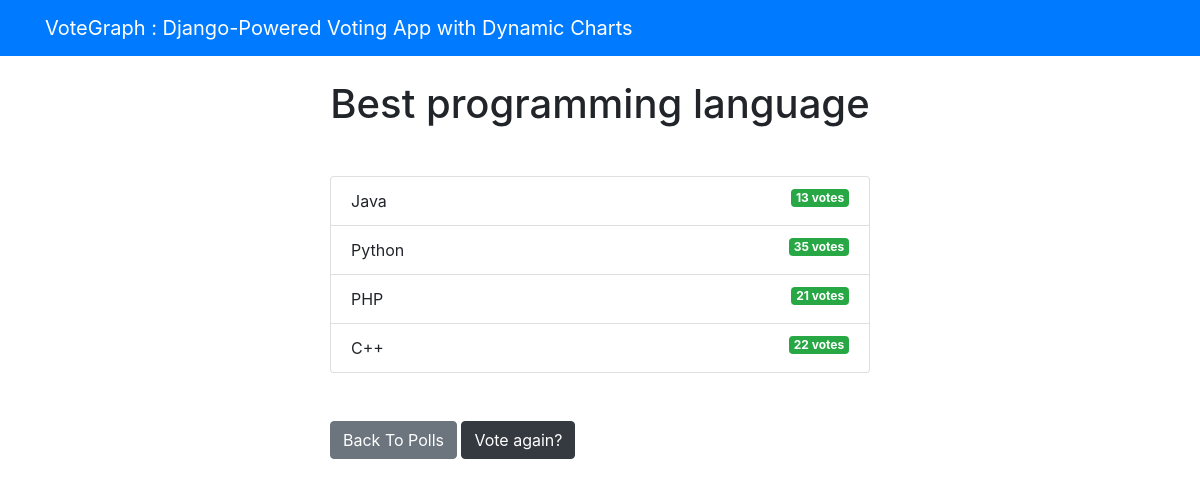
The app's page /polls/2/results/ with its own data.
### polls/models.py (models this page shows, shortened)
class Question(models.Model):
    question_text = models.CharField(max_length=200)
    pub_date = models.DateTimeField('date published')

class Choice(models.Model):
    question = models.ForeignKey(Question, on_delete=models.CASCADE)
    choice_text = models.CharField(max_length=200)
    votes = models.IntegerField(default=0)

### polls/views.py (the view)
# urls.py: path('<int:question_id>/results/', views.results, name='results'),
def results(request, question_id):
  question = get_object_or_404(Question, pk=question_id)
  return render(request, 'polls/results.html', { 'question': question })

### templates/polls/results.html (shortened to what this page needs)
{% extends 'base.html' %}
{% block content %}
<h1 class="mb-5 text-center">{{ question.question_text }}</h1>
<ul class="list-group mb-5">
	{% for choice in question.choice_set.all %}
	<li class="list-group-item">
		{{ choice.choice_text }}  <span class="badge badge-success float-right">{{ choice.votes }} vote{{ choice.votes | pluralize }}</span>
	</li>
	{% endfor %}
</ul>
<a class="btn btn-secondary" href="{% url 'polls:index' %}">Back To Polls</a>
<a class="btn btn-dark" href="{% url 'polls:detail' question.id %}">Vote again?</a>
{% endblock %}

### templates/base.html (shortened to what this page needs)
<!DOCTYPE html>
<html lang="en">
  <head>
    <link
      rel="stylesheet"
      href="https://stackpath.bootstrapcdn.com/bootstrap/4.3.1/css/bootstrap.min.css"
    />
  </head>
  <body>
    {% include 'partials/_navbar.html' %}
    <div class="container">
      <div class="row">
        <div class="col-md-6 m-auto">
          {% block content %}{% endblock %}
        </div>
      </div>
    </div>
  </body>
</html>

### templates/partials/_navbar.html
<nav class="navbar navbar-dark bg-primary mb-4">
	<div class="container">
		<a class="navbar-brand" href="/">VoteGraph : Django-Powered Voting App with Dynamic Charts</a>
	</div>
</nav>

### records on screen
Question: question_text "Best programming language"
Choice: choice_text "Java", votes "13", votes|pluralize "s"
Choice: choice_text "Python", votes "35", votes|pluralize "s"
Choice: choice_text "PHP", votes "21", votes|pluralize "s"
Choice: choice_text "C++", votes "22", votes|pluralize "s"
